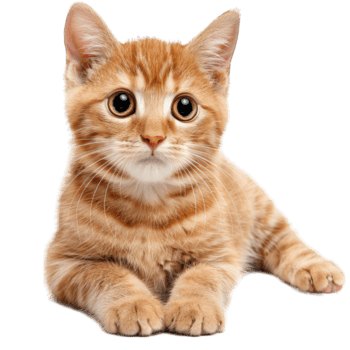
#> input picture figures/sources/cat_source.png, 350 x 350 px, found by its file name
$ python compression_ratio_table.py
#> lines starting #> are read from the running program, lines starting #| are printed output that depends on the picture
### ch6_collage_compression/pifs_core.py
"""Cœur de la compression d'images par PIFS fractal (chapitre 6).

Implémente l'algorithme FICANRP (partitionnement adaptatif par quadtree), variante
de BFIC décrite dans le mémoire :

- Partition de l'image en blocs cibles (ranges), subdivision quadtree si l'erreur
  de collage dépasse un seuil.
- Pool de blocs domaines de taille 2B x 2B, sous-échantillonnés à B x B par moyenne
  2x2 (``downsample_half``), conformément à l'algorithme du mémoire.
- Pour chaque (range, domaine, isométrie de D4), ajustement photométrique s, o par
  moindres carrés (``fit_affine``), avec écrêtage |s| <= S_MAX < 1 garantissant la
  contractivité (lemme de contractivité de l'opérateur PIFS).
- Décodage : itération de l'opérateur de collage depuis une image grise/bruit
  jusqu'à l'attracteur (théorème de Banach).

Ce module est aussi importé par ``pifs_quadtree_demo.py``. Il fournit en plus une
CLI compress/decompress et des formats binaires .fif / .ezfif.

Usage :
    python pifs_core.py compress entree.png sortie.fif --error 50
    python pifs_core.py decompress sortie.fif sortie.png --iter 10
"""

import argparse
import json
import struct
import sys
import time
from collections import namedtuple
from pathlib import Path

import numpy as np
from PIL import Image

FractalCode = namedtuple("FractalCode", ["rx", "ry", "size", "dx", "dy", "s", "o", "sym"])

# Écrêtage de contraste strictement < 1 (contractivité de l'opérateur PIFS).
S_MAX = 0.999


def load_image_grayscale(path, max_width=None):
    raw = Image.open(path)
    if raw.mode in ("RGBA", "LA"):
        background = Image.new(raw.mode, raw.size, (255,) * len(raw.mode))
        background.paste(raw, mask=raw.split()[-1])
        img = background.convert("L")
    else:
        img = raw.convert("L")

    if max_width and img.width > max_width:
        ratio = max_width / img.width
        img = img.resize((max_width, int(img.height * ratio)), Image.Resampling.LANCZOS)

    w, h = img.size
    if max_width:
        # Forcer une image carrée max_width×max_width avec padding blanc.
        target = max_width
        if (w, h) != (target, target):
            canvas = Image.new("L", (target, target), 255)
            canvas.paste(img, (0, 0))
            img = canvas
    else:
        # Sans contrainte de taille : arrondir au multiple de 4 supérieur.
        w4 = w if w % 4 == 0 else w + (4 - w % 4)
        h4 = h if h % 4 == 0 else h + (4 - h % 4)
        if (w4, h4) != (w, h):
            canvas = Image.new("L", (w4, h4), 255)
            canvas.paste(img, (0, 0))
            img = canvas
    return np.array(img, dtype=np.float32)


def downsample_half(img):
    """Réduit une image de moitié par moyenne locale 2x2."""
    h, w = img.shape
    return img.reshape(h // 2, 2, w // 2, 2).mean(axis=(1, 3))


def get_symmetries_list(block):
    """Les 8 éléments du groupe diédral D4 appliqués au bloc."""
    return [
        block,
        np.rot90(block, 1),
        np.rot90(block, 2),
        np.rot90(block, 3),
        np.fliplr(block),
        np.flipud(block),
        block.T,
        np.flip(block.T),
    ]


# [20 lines left out: function fit_affine, not called in this run]


def _flat_code(rx, ry, size, mean_value):
    return {"rx": rx, "ry": ry, "size": size, "dx": 0, "dy": 0, "s": 0.0, "o": float(mean_value), "sym": 0}


# [118 lines left out: functions _best_match, compress_image, decompress_image, save_ezfif, load_ezfif, not called in this run]


def save_fif(filepath, data):
    filepath = Path(filepath)
    if filepath.suffix.lower() == ".ezfif":
        save_ezfif(filepath, data)
        return

    filepath.parent.mkdir(parents=True, exist_ok=True)
    with open(filepath, "wb") as f:
        f.write(b"FIF\x01")
        f.write(struct.pack("<HH", int(data["width"]), int(data["height"])))
        f.write(struct.pack("<I", len(data["codes"])))
        for c in data["codes"]:
            f.write(struct.pack("<HHBBHHff", int(c["rx"]), int(c["ry"]), int(c["size"]),
                                int(c["sym"]), int(c["dx"]), int(c["dy"]), float(c["s"]), float(c["o"])))


# [16 lines left out: function load_fif, not called in this run]


class NumpyEncoder(json.JSONEncoder):
    # [55 lines left out: functions default, _parse_args, main, not called in this run]


# [2 lines that do not run on import are left out]

### ch6_collage_compression/pifs_quadtree_demo.py
"""Démonstration PIFS quadtree sur images en niveaux de gris (chapitre 6).

Compresse puis décompresse trois images (fougère, triangle de Sierpinski, chat) par
l'algorithme FICANRP : partition adaptative par quadtree, domaines 2B->B (moyenne
2x2), isométries D4, ajustement s, o par moindres carrés (|s| <= S_MAX < 1).
La compression utilise une version vectorisée numpy du même algorithme que
``pifs_core`` (résultats équivalents, beaucoup plus rapide). Le décodage itère
l'opérateur de collage depuis un bruit jusqu'à l'attracteur (théorème de Banach).

Sorties :
    figures/ch6_collage_compression/decompression_bruit_initial.png
    figures/ch6_collage_compression/decompression_{fern,sierpinski,cat}_comparison.png
    figures/ch6_collage_compression/decompression_grilles_comparison.png

Usage :
    python pifs_quadtree_demo.py
"""

import sys
import time
from collections import Counter
from pathlib import Path

import matplotlib

matplotlib.use("Agg")
import matplotlib.pyplot as plt
import matplotlib.patches as mpatches
import numpy as np

sys.path.insert(0, str(Path(__file__).parent))
sys.path.insert(0, str(Path(__file__).resolve().parents[1]))
from pifs_core import S_MAX, downsample_half, get_symmetries_list, load_image_grayscale
from figmeta import timed_savefig

FIGURES_DIR = Path(__file__).resolve().parents[2] / "figures" / "ch6_collage_compression"
SOURCES_DIR = Path(__file__).resolve().parents[2] / "figures" / "sources"


def _build_domain_pool(img, r_size, d_step):
    """Pré-calcule tous les domaines candidats (réduits + isométries) pour une taille de range."""
    h, w = img.shape
    d_size = 2 * r_size
    step = max(1, int(r_size * d_step))
    cands, coords = [], []
    for dy in range(0, h - d_size + 1, step):
        for dx in range(0, w - d_size + 1, step):
            d_block = downsample_half(img[dy:dy + d_size, dx:dx + d_size])
            for sym_idx, sym_d in enumerate(get_symmetries_list(d_block)):
                cands.append(sym_d.flatten())
                coords.append((dx, dy, sym_idx))
    D = np.array(cands, dtype=np.float32)
    return D, D.sum(axis=1), (D * D).sum(axis=1), coords


def compress_ficanrp_fast(img, config):
    """Quadtree FICANRP vectorisé (fit_affine en batch numpy)."""
    from tqdm import tqdm

    orig_h, orig_w = img.shape
    min_size = config.get("min_block_size", 4)
    max_size = config.get("max_block_size", 32)
    threshold = config.get("error_threshold", 50.0)
    d_step = config.get("domain_step", 2.0)

    h_pad = ((orig_h + max_size - 1) // max_size) * max_size
    w_pad = ((orig_w + max_size - 1) // max_size) * max_size
    if (h_pad, w_pad) != (orig_h, orig_w):
        padded = np.full((h_pad, w_pad), 128.0, dtype=np.float32)
        padded[:orig_h, :orig_w] = img
        img = padded
    h, w = img.shape

    pool_cache = {}

    def best_match(r_block, r_size):
        if r_size not in pool_cache:
            pool_cache[r_size] = _build_domain_pool(img, r_size, d_step)
        D, sD, ssD, coords = pool_cache[r_size]
        R = r_block.flatten().astype(np.float32)
        n = R.size
        den = n * ssD - sD * sD
        s = np.where(den != 0, (n * (D @ R) - R.sum() * sD) / den, 0.0)
        s = np.clip(s, -S_MAX, S_MAX)
        o = np.clip((R.sum() - s * sD) / n, -255.0, 510.0)
        mse = np.mean((R - (s[:, None] * D + o[:, None])) ** 2, axis=1)
        best = int(np.argmin(mse))
        dx, dy, sym = coords[best]
        return dx, dy, s[best], o[best], sym, float(mse[best])

    queue = [(x, y, max_size) for y in range(0, h, max_size) for x in range(0, w, max_size)]
    codes = []
    pbar = tqdm(desc="Compression", unit="blocs", dynamic_ncols=True)

    while queue:
        rx, ry, r_size = queue.pop(0)
        r_block = img[ry:ry + r_size, rx:rx + r_size]

        if np.max(r_block) - np.min(r_block) < 0.1:
            codes.append({"rx": rx, "ry": ry, "size": r_size, "dx": 0, "dy": 0,
                          "s": 0.0, "o": float(np.mean(r_block)), "sym": 0})
            pbar.update(1)
            continue

        dx, dy, s, o, sym, mse = best_match(r_block, r_size)
        if mse > threshold and r_size > min_size:
            half = r_size // 2
            queue += [(rx, ry, half), (rx + half, ry, half), (rx, ry + half, half), (rx + half, ry + half, half)]
        else:
            codes.append({"rx": rx, "ry": ry, "size": r_size, "dx": dx, "dy": dy,
                          "s": float(s), "o": float(o), "sym": sym})
            pbar.update(1)
            pbar.set_postfix({"queue": len(queue), "taille": r_size})

    pbar.close()
    return {"width": w, "height": h, "codes": codes, "orig_w": orig_w, "orig_h": orig_h}


# [43 lines left out: functions decompress_ficanrp, _draw_full_grid, not called in this run]


def _block_stats_str(codes):
    counts = Counter(c["size"] for c in codes)
    return "  ".join(f"{counts[s]}×{s}px" for s in sorted(counts))


# [111 lines left out: functions generate_grid_figure, generate_comparison_figure, _save_noise_figure, main, not called in this run]


# [2 lines that do not run on import are left out]

### ch6_collage_compression/compression_ratio_table.py
"""Tableau d'arbitrage taux de compression / fidélité selon le seuil (chapitre 6).

Compresse l'image du chat par l'algorithme FICANRP (``pifs_quadtree_demo``) pour
plusieurs seuils de tolérance, mesure pour chacun :

- le nombre de blocs ranges retenus,
- la taille réelle du fichier ``.fif`` sérialisé (``pifs_core.save_fif``),
- le taux de compression (octets bruts / octets ``.fif``),
- la RMSE finale entre l'original et l'attracteur reconstruit.

Le tableau LaTeX correspondant est écrit dans
``figures/ch6_collage_compression/compression_ratio_table.tex`` et inclus par
``\input`` dans le chapitre. Les valeurs proviennent donc directement des scripts
de compression, sans recopie manuelle.

Usage :
    python compression_ratio_table.py
"""

import sys
import tempfile
from pathlib import Path

import numpy as np

sys.path.insert(0, str(Path(__file__).parent))
sys.path.insert(0, str(Path(__file__).resolve().parents[1]))
from pifs_core import load_image_grayscale, save_fif
from pifs_quadtree_demo import compress_ficanrp_fast, decompress_ficanrp, SOURCES_DIR

OUTPUT_DIR = Path(__file__).resolve().parents[2] / "figures" / "ch6_collage_compression"
SEUILS = [20.0, 50.0, 100.0, 200.0, 400.0]
BASE_CONFIG = {"max_width": 256, "min_block_size": 2, "max_block_size": 128, "domain_step": 2.0}


def _fif_size_bytes(codes_data):
    """Taille réelle du fichier .fif sérialisé par le format binaire du mémoire."""
    with tempfile.NamedTemporaryFile(suffix=".fif", delete=False) as tmp:
        tmp_path = Path(tmp.name)
    try:
        save_fif(tmp_path, codes_data)
        return tmp_path.stat().st_size
    finally:
        tmp_path.unlink(missing_ok=True)


def _fr(x, decimals):
    """Formate un nombre à la française (virgule décimale) pour le tableau."""
    return f"{x:.{decimals}f}".replace(".", "{,}")


def measure(img):
    rows = []
    for theta in SEUILS:
        config = {**BASE_CONFIG, "error_threshold": theta}
        data = compress_ficanrp_fast(img, config)
        codes = data["codes"]
        oh, ow = data.get("orig_h", img.shape[0]), data.get("orig_w", img.shape[1])

        raw_bytes = ow * oh
        fif_bytes = _fif_size_bytes(data)
        ratio = raw_bytes / fif_bytes

        states, _, final_it = decompress_ficanrp(data, max_it=20)
        rec = states[final_it][:oh, :ow]
        rmse = float(np.sqrt(np.mean((img[:oh, :ow] - rec) ** 2)))

        rows.append({"theta": theta, "blocs": len(codes), "ratio": ratio, "rmse": rmse})
        print(f"theta={theta:6.0f}  blocs={len(codes):5d}  fif={fif_bytes:6d}o  "
              f"ratio={ratio:5.2f}:1  RMSE={rmse:6.2f}")
    return rows


def write_table(rows, raw_bytes, output_path):
    lines = [
        "% Tableau généré par code/ch6_collage_compression/compression_ratio_table.py",
        "% Ne pas éditer à la main : relancer le script pour mettre à jour.",
        r"\begin{tabular}{|c|c|c|c|}",
        r"\hline",
        r"\textbf{Seuil $\theta$} & \textbf{Blocs $N$} & \textbf{Taux de compression} & \textbf{RMSE} \\",
        r"\hline",
    ]
    for r in rows:
        lines.append(
            f"${r['theta']:.0f}$ & ${r['blocs']}$ & ${_fr(r['ratio'], 2)} : 1$ & ${_fr(r['rmse'], 2)}$ \\\\"
        )
        lines.append(r"\hline")
    lines.append(r"\end{tabular}")

    output_path.parent.mkdir(parents=True, exist_ok=True)
    output_path.write_text("\n".join(lines) + "\n", encoding="utf-8")
    print(f"\nTableau écrit : {output_path}")


def main():
    img = load_image_grayscale(str(SOURCES_DIR / "cat_source.png"), BASE_CONFIG["max_width"])
#> in load_image_grayscale, raw is the input picture: PIL image 350x350 RGBA; mean R, G, B, A 95.9, 74.4, 56.9, 121.4
#> in load_image_grayscale, `background = Image.new(raw.mode, raw.size, (255,) * len(raw.mode))`: background: PIL image 350x350 RGBA; every value is 255
#> in load_image_grayscale, `img = background.convert("L")`:
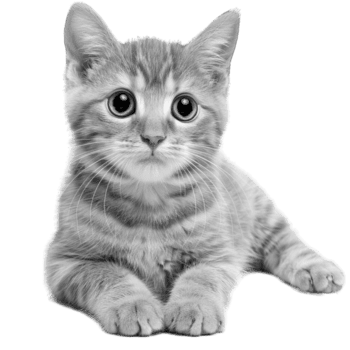
#> img: PIL image 350x350 L; min 4, max 255, mean 209.6
    oh, ow = img.shape
#> oh = 256; ow = 256
    rows = measure(img)
#> the loop in measure, `for theta in SEUILS:` made 1 pass
#> (oh, ow, raw_bytes, fif_bytes) on pass 1: (256, 256, 65536, 0)
#> after the loop in measure, `for theta in SEUILS:`: rows = []
    write_table(rows, ow * oh, OUTPUT_DIR / "compression_ratio_table.tex")


if __name__ == "__main__":
#> (the run stopped early here; a loop or call above may not have finished)
